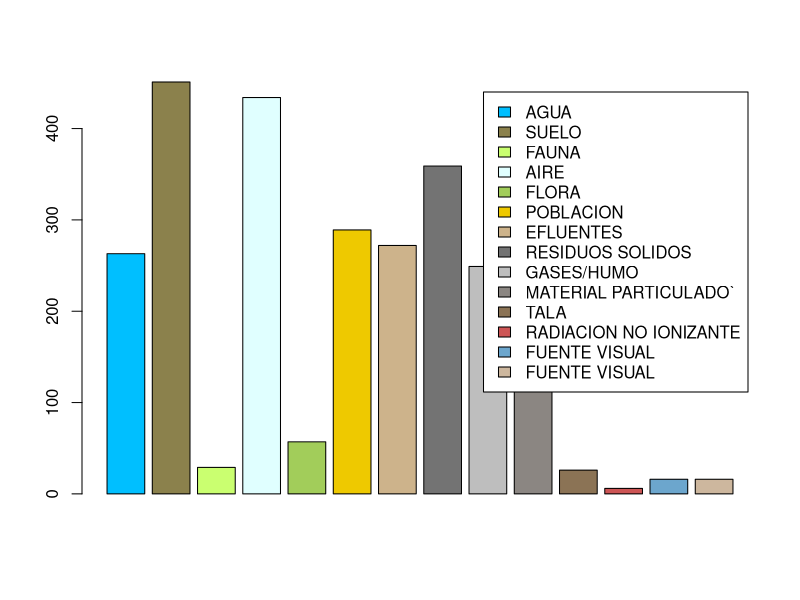
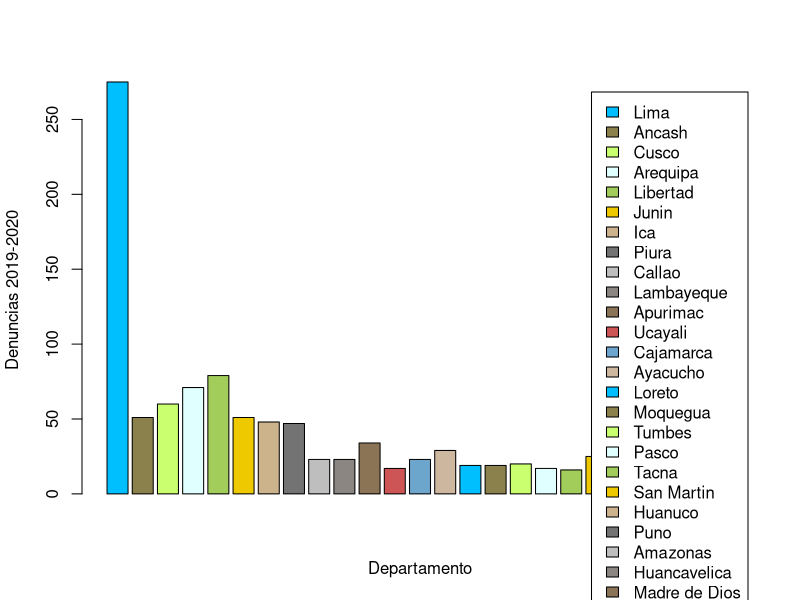
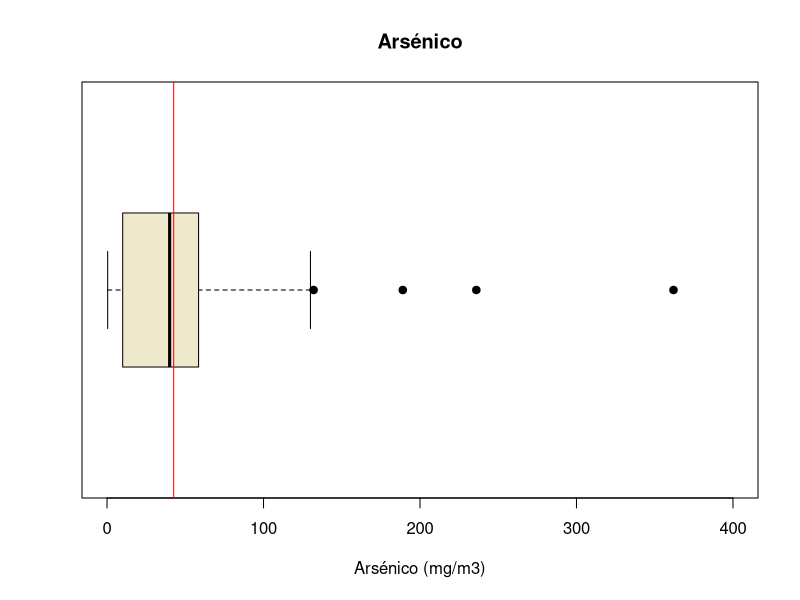
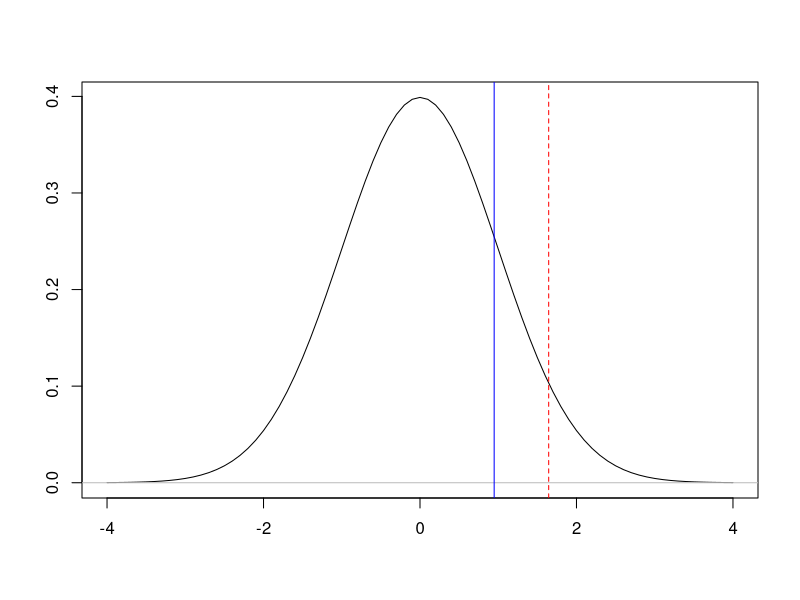
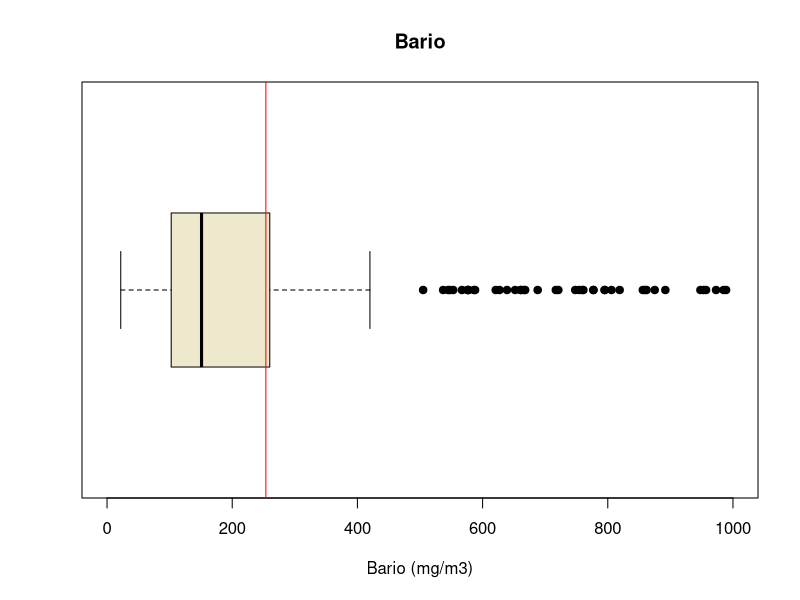
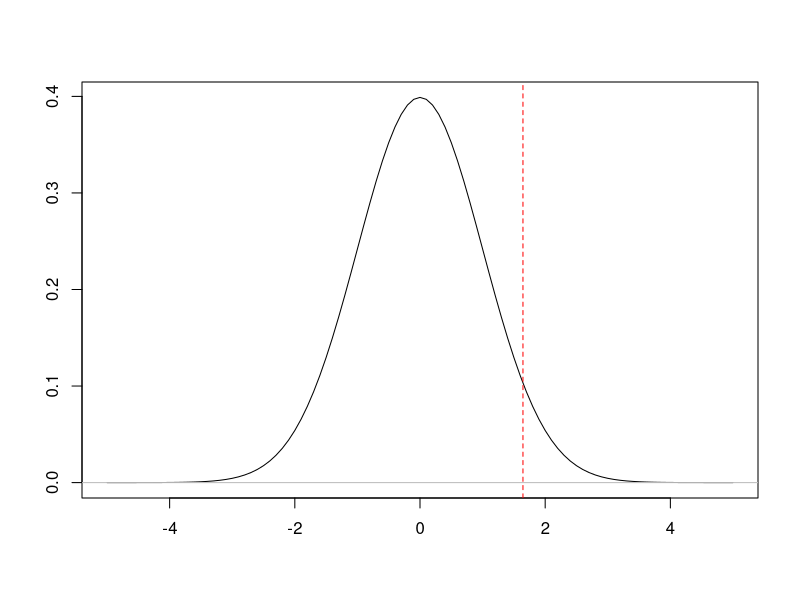
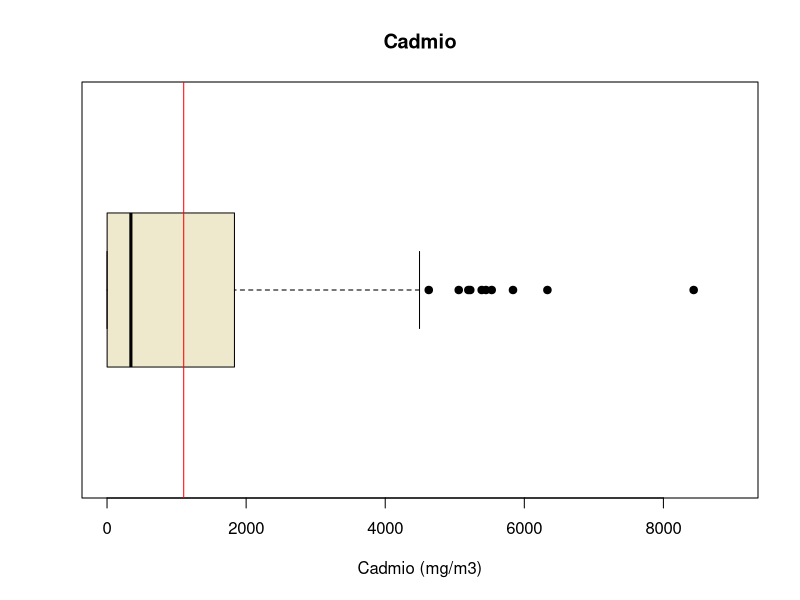
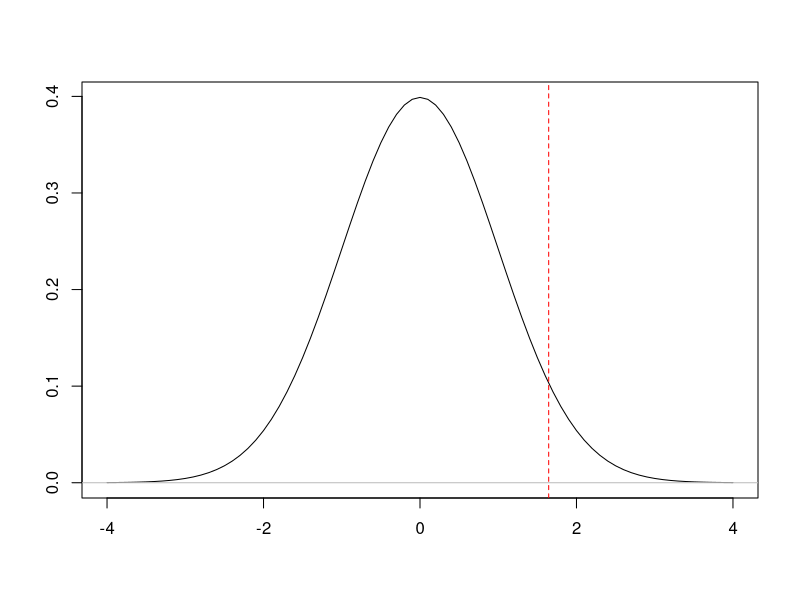

Write R code to recreate these figures, in order.
## ---- chunk 1
rm(list=ls()) 
## ---- chunk 2
library(readr)
library(dplyr)
## ---- chunk 3
DD1920 <- read_csv("Denuncias1920.csv",col_types=cols(Suelo = col_number()))
DD18 <- read_csv("Denuncias-18.csv")
CAS <- read_csv("CAS.csv", col_types = cols(Aluminio = col_number(), 
    Antimonio = col_number(), `Arsénico` = col_number(), 
    Bario = col_number(), Berilio = col_number(), 
    Bismuto = col_number(), Boro = col_number(), 
    Cadmio = col_number(), Calcio = col_number(), 
    Cerio = col_number(), `Cianuro libre` = col_number(), 
    Cobalto = col_number(), Cobre = col_number(), 
    Cromo = col_number(), `Estaño` = col_number(), 
    Estroncio = col_number(), Fósforo = col_number(), 
    Hierro = col_number(), Litio = col_number(), 
    Magnesio = col_number(), Manganeso = col_number(), 
    Mercurio = col_number(), Molibdeno = col_number(), 
    `Níquel` = col_number(), Plata = col_number(), 
    Plomo = col_number(), Potasio = col_number(), 
    Selenio = col_number(),Sodio = col_number(), Talio = col_number(), 
    Titanio = col_number(), Torio = col_number(), Uranio = col_number(), Zinc = col_number()))

## ---- chunk 4
CAA <- read_csv("CAA.csv", col_types = cols(Aluminio = col_number(), 
    `Aluminio disuelto` = col_number(), Amoniaco = col_number(), 
    Antimonio = col_number(), `Antimonio disuelto` = col_number(), 
    `Arsénico` = col_number(), `Arsénico disuelto` = col_number(), 
    Bario = col_number(), `Bario disuelto` = col_number(), 
    Berilio = col_number(), `Berilio disuelto` = col_number(), 
    Bicarbonatos = col_number(), Bismuto = col_number(), 
    `Bismuto disuelto` = col_number(), Boro = col_number(), 
    `Boro disuelto` = col_number(), Cadmio = col_number(), 
    `Cadmio disuelto` = col_number(), Calcio = col_number(), 
    `Calcio disuelto` = col_number(), Carbonatos = col_number(), 
    Caudal = col_number(), `Cianuro libre` = col_number(), 
    `Cianuro Wad` = col_number(), Cloruros = col_number(), 
    Cobalto = col_number(), `Cobalto disuelto` = col_number(), 
    Cobre = col_number(), `Cobre disuelto` = col_number(), 
    Cromo = col_number()))
## ---- chunk 5

Obs2 <- c("Observaciones","Observaciones incompletas","Datos faltantes", "Variables Totales")
N2 <- c(nrow(CAS),sum(!complete.cases(CAS)),sum(is.na(CAS)), ncol(CAS))
OB2 <- data.frame(Obs2,N2)
OB2
## ---- chunk 6
Variables <- c("Departamento", "Provincia" ,"Distrito", "Actividad económica","Tipo de contaminacion","Estado de la demanda")

`Tipo_de_Variable` <- c("Nominal","Nominal","Nominal","Nominal","Nominal", "Nominal")
Restricciones <- c("En el Peru","En el Peru", "En el Peru", "Legales","Agua, SUelo, Aire, Fauna" ,"Abierta o Cerrada")

ED <- data.frame(Variables,`Tipo_de_Variable`, Restricciones)
ED
## ---- chunk 7
Variables2 <- c("ESTE","NORTE","Aluminio","Antionio","Arsénico",	"Bario","Berilio","Bismuto","Boro","Cadmio","Calcio","Cerio","Cianuro libre","Cobalto","Cobre","Cromo","Cromo Hexavelante","Estaño", "Estroncio","Fósforo","Hierro","Litio","Magnecio","Manganeso","Mercurio","Molibdeno","Níquel","Plata","Plomo","Potasio","Selenio","Sodio","Talio","Torio")

`Tipo_de_Variable2` <- c("Discretas","Discretas","Discretas","Discretas","Discretas","Discretas","Discretas","Discretas","Discretas","Discretas","Discretas","Discretas","Discretas","Discretas","Discretas","Discretas","Discretas","Discretas","Discretas","Discretas","Discretas","Discretas","Discretas","Discretas","Discretas","Discretas","Discretas","Discretas","Discretas","Discretas","Discretas","Discretas","Discretas","Discretas")

Restricciones2  <- c("Coordenadas","Coordenadas", " 40973-5726 (ppm)","21.9-989 (ppm)", "<0.0017-9.698(ppm)","<0.4-94(ppm)","21.9-989(ppm)","<0.001-1.85(ppm)","<0.0008-2.63(ppm)","<0.18-91.2(ppm)","<0.0007-6.256(ppm)","-9748(ppm)","8.446-9496(ppm)","<0.3(ppm)","0.481-999(ppm)","1.5-98(ppm)","1.4-99(ppm","-0.4(ppm)","<0.1-1.9(ppm)","3.03-991","60-2946(ppm)","8250-100138(ppm)","0.338-992(ppm)","229-14458(ppm)","65.6-5629(ppm)","<0.03-0.33(ppm)","<0.003-7.3(ppm)","0.679-995(ppm)","<0.006-1.29(ppm)","3.79-997(ppm)","271-7913(ppm)","<0.004-3.78(ppm)","<1-992","<0.0002-2.168(ppm)")


ED2 <- data.frame(Variables2,`Tipo_de_Variable2`, Restricciones2)
ED2
## ---- chunk 8
tipo <- c("AGUA","SUELO","FAUNA","AIRE","FLORA","POBLACION","EFLUENTES","RESIDUOS SOLIDOS","GASES/HUMO","MATERIAL PARTICULADO`","TALA","RADIACION NO IONIZANTE","FUENTE VISUAL","FUENTE VISUAL")

cantidad <- c(sum(DD1920$AGUA),
sum(DD1920$SUELO),sum(DD1920$FAUNA),sum(DD1920$AIRE),
sum(DD1920$FLORA),sum(DD1920$POBLACION),sum(DD1920$EFLUENTES),sum(DD1920$`RESIDUOS SOLIDOS`),sum(DD1920$`GASES/HUMO`),sum(DD1920$`MATERIAL PARTICULADO`),sum(DD1920$TALA),sum(DD1920$`RADIACION NO IONIZANTE`),sum(DD1920$`FUENTE VISUAL`),sum(DD1920$`FUENTE VISUAL`))

colores <- c("deepskyblue1","lightgoldenrod4","darkolivegreen1", "lightcyan","darkolivegreen3","gold2","navajowhite3","gray45","gray","seashell4","burlywood4", "indianred3", "skyblue3", "bisque3")

DDA<-data.frame(tipo, cantidad)
barplot(DDA[1:14,2],legend=c("AGUA","SUELO","FAUNA","AIRE","FLORA","POBLACION","EFLUENTES","RESIDUOS SOLIDOS","GASES/HUMO","MATERIAL PARTICULADO`","TALA","RADIACION NO IONIZANTE","FUENTE VISUAL","FUENTE VISUAL"), col =colores)

## ---- chunk 9
#denuncias 2019-2020

DEP1920 <- c("Lima","Ancash","Cusco", "Arequipa","Libertad", "Junin","Ica","Piura","Callao","Lambayeque","Apurimac","Ucayali","Cajamarca","Ayacucho","Loreto" ,"Moquegua","Tumbes","Pasco","Tacna","San Martin","Huanuco","Puno","Amazonas","Huancavelica","Madre de Dios")

CAN1920 <- c(sum(DD1920$DEPARTAMENTO == "LIMA"),sum(DD1920$DEPARTAMENTO == "ANCASH"),sum(DD1920$DEPARTAMENTO == "CUSCO"),sum(DD1920$DEPARTAMENTO == "AREQUIPA"),sum(DD1920$DEPARTAMENTO == "LA LIBERTAD"),sum(DD1920$DEPARTAMENTO == "JUNIN"),sum(DD1920$DEPARTAMENTO == "ICA"),sum(DD1920$DEPARTAMENTO == "PIURA"),sum(DD1920$DEPARTAMENTO == "CALLAO"),sum(DD1920$DEPARTAMENTO == "LAMBAYEQUE"),sum(DD1920$DEPARTAMENTO == "APURIMAC"),sum(DD1920$DEPARTAMENTO == "UCAYALI"),sum(DD1920$DEPARTAMENTO == "CAJAMARCA"),sum(DD1920$DEPARTAMENTO == "AYACUCHO"),sum(DD1920$DEPARTAMENTO == "LORETO"),sum(DD1920$DEPARTAMENTO == "MOQUEGUA"),sum(DD1920$DEPARTAMENTO == "TUMBES"),sum(DD1920$DEPARTAMENTO == "PASCO"),sum(DD1920$DEPARTAMENTO == "TACNA"),sum(DD1920$DEPARTAMENTO == "SAN MARTIN"),sum(DD1920$DEPARTAMENTO == "HUANUCO"),sum(DD1920$DEPARTAMENTO == "PUNO"),sum(DD1920$DEPARTAMENTO == "AMAZONAS"),sum(DD1920$DEPARTAMENTO == "HUANCAVELICA"),sum(DD1920$DEPARTAMENTO == "MADRE DE DIOS"))

Tabla1920 <- data.frame(DEP1920,CAN1920)

barplot(Tabla1920[1:25,2],legend=c("Lima","Ancash","Cusco", "Arequipa","Libertad", "Junin","Ica","Piura","Callao","Lambayeque","Apurimac","Ucayali","Cajamarca","Ayacucho","Loreto" ,"Moquegua","Tumbes","Pasco","Tacna","San Martin","Huanuco","Puno","Amazonas","Huancavelica","Madre de Dios"),col = colores, xlab="Departamento",ylab="Denuncias 2019-2020")

## ---- chunk 10
boxplot(CAS$Arsénico, horizontal = TRUE, main = "Arsénico", col="cornsilk2", xlab= "Arsénico (mg/m3)",pch= 19, ylim=c(0,400) )
abline(v = mean(CAS$Arsénico, na.rm = TRUE, ), col = "red")
Media <- mean(CAS$Arsénico, na.rm=TRUE, col="red")
Mediana <-median(CAS$Arsénico, na.rm=TRUE)
No_contaminado <- sum(CAS$Arsénico > 0.001 & CAS$Arsénico < 250,na.rm=TRUE)
Elemento <- c("Arsénico")
Tab <- data.frame(Elemento,No_contaminado,Media,Mediana)
Tab
## ---- chunk 11


u = 40
n=227
z <- qnorm(0.95)
Media_Muestral <- mean(CAS$Arsénico, na.rm=TRUE)
Desviacion_Estandar_Muestral <- sd(CAS$Arsénico, na.rm=TRUE)
Zcritico <- (Media_Muestral-u)/(Desviacion_Estandar_Muestral/sqrt(n))

Xs <- seq(-4, 4, by = 0.1)
plot(Xs, dnorm(Xs), type = "l", col="black", xlab = "", ylab = "")
abline(v = z, lty = 2, col = "red")
abline(h = 0, col = "gray")
abline(v = Zcritico,lty = 1 , col = "blue")


## ---- chunk 12
z <- qnorm(0.95)
Zcritico <- (Media_Muestral-u)/(Desviacion_Estandar_Muestral/sqrt(n))
N<- c("Estadistico de prueba","Z critico")
Valores <- c(Zcritico,z)
Tab <- data.frame(N, Valores)
Tab
## ---- chunk 13
boxplot(CAS$Bario, horizontal = TRUE, main = "Bario", col="cornsilk2", xlab= "Bario (mg/m3)",pch= 19, ylim=c(0,1000) )
abline(v = mean(CAS$Bario, na.rm = TRUE, ), col = "red")
Media <- mean(CAS$Bario, na.rm=TRUE, col="red")
Mediana <-median(CAS$Bario, na.rm=TRUE)
No_contaminado <- sum(CAS$Bario > 0 & CAS$Bario < 750,na.rm=TRUE)
Elemento <- c("Bario")
Tab <- data.frame(Elemento,No_contaminado,Media,Mediana)
Tab

## ---- chunk 14
u = 3500
n=227
z <- qnorm(0.95)
Media_Muestral <- mean(CAS$Bario, na.rm=TRUE)
Desviacion_Estandar_Muestral <- sd(CAS$Bario, na.rm=TRUE)
Zcritico <- (Media_Muestral-u)/(Desviacion_Estandar_Muestral/sqrt(n))

Xs <- seq(-5, 5, by = 0.1)
plot(Xs, dnorm(Xs), type = "l", col="black", xlab = "", ylab = "")
abline(v = z, lty = 2, col = "red")
abline(h = 0, col = "gray")
abline(v = Zcritico,lty = 1 , col = "blue")

## ---- chunk 15
z <- qnorm(0.95)
Zcritico <- (Media_Muestral-u)/(Desviacion_Estandar_Muestral/sqrt(n))
N<- c("Estadistico de prueba","Z critico")
Valores <- c(Zcritico,z)
Tab <- data.frame(N, Valores)
Tab
## ---- chunk 16
boxplot(CAS$Cadmio, horizontal = TRUE, main = "Cadmio", col="cornsilk2", xlab= "Cadmio (mg/m3)",pch= 19, ylim=c(0,9000) )
abline(v = mean(CAS$Cadmio, na.rm = TRUE, ), col = "red")
Media <- mean(CAS$Cadmio, na.rm=TRUE, col="red")
Mediana <-median(CAS$Cadmio, na.rm=TRUE)
No_contaminado <- sum(CAS$Cadmio > 0 & CAS$Cadmio < 22,na.rm=TRUE)
Elemento <- c("Cadmio")
Tab <- data.frame(Elemento,No_contaminado,Media,Mediana)
Tab
## ---- chunk 17
u = 3
n=227
z <- qnorm(0.95)
Media_Muestral <- mean(CAS$Cadmio, na.rm=TRUE)
Desviacion_Estandar_Muestral <- sd(CAS$Cadmio, na.rm=TRUE)
Zcritico <- (Media_Muestral-u)/(Desviacion_Estandar_Muestral/sqrt(n))

Xs <- seq(-4, 4, by = 0.1)
plot(Xs, dnorm(Xs), type = "l", col="black", xlab = "", ylab = "")
abline(v = z, lty = 2, col = "red")
abline(h = 0, col = "gray")
abline(v = Zcritico,lty = 1 , col = "blue")



## ---- chunk 18
z <- qnorm(0.95)
Zcritico <- (Media_Muestral-u)/(Desviacion_Estandar_Muestral/sqrt(n))
N<- c("Estadistico de prueba","Z critico")
Valores <- c(Zcritico,z)
Tab <- data.frame(N, Valores)
Tab
## ---- chunk 19
boxplot(CAS$`Cianuro libre`, horizontal = TRUE, main = "Cianuro Libre", col="cornsilk2", xlab= "Cianuro Libre (mg/m3)",pch= 19, ylim=c(0,5) )
abline(v = mean(CAS$`Cianuro libre`, na.rm = TRUE, ), col = "red")
Media <- mean(CAS$`Cianuro libre`, na.rm=TRUE, col="red")
Mediana <-median(CAS$`Cianuro libre`, na.rm=TRUE)
No_contaminado <- sum(CAS$`Cianuro libre` > 0 & CAS$`Cianuro libre` <8 ,na.rm=TRUE)
Elemento <- c("Cianuro libre")
Tab <- data.frame(Elemento,No_contaminado,Media,Mediana)
Tab

## ---- chunk 20
boxplot(CAS$Cromo, horizontal = TRUE, main = "Cromo", col="cornsilk2", xlab= "Cromo (mg/m3)",pch= 19, ylim=c(0,100) )
abline(v = mean(CAS$Cromo, na.rm = TRUE, ), col = "red")
Media <- mean(CAS$Cromo, na.rm=TRUE, col="red")
Mediana <-median(CAS$Cromo, na.rm=TRUE)
No_contaminado <- sum(CAS$Cromo > 1 & CAS$Cromo < 1500,na.rm=TRUE)
Elemento <- c("Cromo")
Tab <- data.frame(Elemento,No_contaminado,Media,Mediana)
Tab
## ---- chunk 21
u = 100
n=227
z <- qnorm(0.95)
Media_Muestral <- mean(CAS$Cromo, na.rm=TRUE)
Desviacion_Estandar_Muestral <- sd(CAS$Cromo, na.rm=TRUE)
Zcritico <- (Media_Muestral-u)/(Desviacion_Estandar_Muestral/sqrt(n))

Xs <- seq(-50, 50, by = 0.1)
plot(Xs, dnorm(Xs), type = "l", col="black", xlab = "", ylab = "")
abline(v = z, lty = 2, col = "red")
abline(h = 0, col = "gray")
abline(v = Zcritico,lty = 1 , col = "blue")



## ---- chunk 22
z <- qnorm(0.95)
Zcritico <- (Media_Muestral-u)/(Desviacion_Estandar_Muestral/sqrt(n))
N<- c("Estadistico de prueba","Z critico")
Valores <- c(Zcritico,z)
Tab <- data.frame(N, Valores)
Tab
## ---- chunk 23
boxplot(CAS$Mercurio, horizontal = TRUE, main = "Mercurio", col="cornsilk2", xlab= "Mercurio (mg/m3)",pch= 19, ylim=c(0,7) )
abline(v = mean(CAS$Mercurio, na.rm = TRUE, ), col = "red")
Media <- mean(CAS$Mercurio, na.rm=TRUE, col="red")
Mediana <-median(CAS$Mercurio, na.rm=TRUE)
No_contaminado <- sum(CAS$Mercurio > 0 & CAS$Mercurio < 24,na.rm=TRUE)
Elemento <- c("Mercurio")
Tab <- data.frame(Elemento,No_contaminado,Media,Mediana)
Tab
## ---- chunk 24
u = 6.6
n=227
z <- qnorm(0.95)
Media_Muestral <- mean(CAS$Mercurio, na.rm=TRUE)
Desviacion_Estandar_Muestral <- sd(CAS$Mercurio, na.rm=TRUE)
Zcritico <- (Media_Muestral-u)/(Desviacion_Estandar_Muestral/sqrt(n))


Xs <- seq(-50, 10, by = 0.1)
plot(Xs, dnorm(Xs), type = "l", col="black", xlab = "", ylab = "")
abline(v = z, lty = 2, col = "red")
abline(h = 0, col = "gray")
abline(v = Zcritico,lty = 1 , col = "blue")



## ---- chunk 25
z <- qnorm(0.95)
Zcritico <- (Media_Muestral-u)/(Desviacion_Estandar_Muestral/sqrt(n))
N<- c("Estadistico de prueba","Z critico")
Valores <- c(Zcritico,z)
Tab <- data.frame(N, Valores)
Tab
## ---- chunk 26
boxplot(CAS$Plomo, horizontal = TRUE, main = "Plomo", col="cornsilk2", xlab= "Plomo (mg/m3)",pch= 19, ylim=c(0,1000) )
abline(v = mean(CAS$Plomo, na.rm = TRUE, ), col = "red")
Media <- mean(CAS$Plomo, na.rm=TRUE, col="red")
Mediana <-median(CAS$Plomo, na.rm=TRUE)
No_contaminado <- sum(CAS$Plomo > 1 & CAS$Plomo < 1500,na.rm=TRUE)
Elemento <- c("Plomo")
Tab <- data.frame(Elemento,No_contaminado,Media,Mediana)
Tab
## ---- chunk 27
u = 140
n=227
z <- qnorm(0.95)
Media_Muestral <- mean(CAS$Plomo, na.rm=TRUE)
Desviacion_Estandar_Muestral <- sd(CAS$Plomo, na.rm=TRUE)
Zcritico <- (Media_Muestral-u)/(Desviacion_Estandar_Muestral/sqrt(n))

Xs <- seq(-4, 4, by = 0.1)
plot(Xs, dnorm(Xs), type = "l", col="black", xlab = "", ylab = "")
abline(v = z, lty = 2, col = "red")
abline(h = 0, col = "gray")
abline(v = Zcritico,lty = 1 , col = "blue")



## ---- chunk 28
z <- qnorm(0.95)
Zcritico <- (Media_Muestral-u)/(Desviacion_Estandar_Muestral/sqrt(n))
N<- c("Estadistico de prueba","Z critico")
Valores <- c(Zcritico,z)
Tab <- data.frame(N, Valores)
Tab
## ---- chunk 29
boxplot(CAS$Zinc, horizontal = TRUE, main = "Zinc", col="cornsilk2", xlab= "Zinc (mg/m3)",pch= 19, ylim=c(0,1000) )
abline(v = mean(CAS$Zinc, na.rm = TRUE, ), col = "red")
Media <- mean(CAS$Zinc, na.rm=TRUE, col="red")
Mediana <-median(CAS$Zinc, na.rm=TRUE)
No_contaminado <- sum(CAS$Zinc > 1 & CAS$Zinc < 1500,na.rm=TRUE)
Elemento <- c("Níquel")
Tab <- data.frame(Elemento,No_contaminado,Media,Mediana)
Tab
## ---- chunk 30
u = 300
n=227
z <- qnorm(0.95)
Media_Muestral <- mean(CAS$Zinc, na.rm=TRUE)
Desviacion_Estandar_Muestral <- sd(CAS$Zinc, na.rm=TRUE)
Zcritico <- (Media_Muestral-u)/(Desviacion_Estandar_Muestral/sqrt(n))

Xs <- seq(-4, 4, by = 0.1)
plot(Xs, dnorm(Xs), type = "l", col="black", xlab = "", ylab = "")
abline(v = z, lty = 2, col = "red")
abline(h = 0, col = "gray")
abline(v = Zcritico,lty = 1 , col = "blue")


## ---- chunk 31
z <- qnorm(0.95)
Zcritico <- (Media_Muestral-u)/(Desviacion_Estandar_Muestral/sqrt(n))
N<- c("Estadistico de prueba","Z critico")
Valores <- c(Zcritico,z)
Tab <- data.frame(N, Valores)
Tab
## ---- chunk 32
boxplot(CAS$Cobre, horizontal = TRUE, main = "Cobre", col="cornsilk2", xlab= "Cobre (mg/m3)",pch= 19, ylim=c(0,200) )
abline(v = mean(CAS$Cobre, na.rm = TRUE, ), col = "red")
Media <- mean(CAS$Cobre, na.rm=TRUE, col="red")
Mediana <-median(CAS$Cobre, na.rm=TRUE)
No_contaminado <- sum(CAS$Cobre > 1 & CAS$Cobre < 250,na.rm=TRUE)
Elemento <- c("Cobre")
Tab <- data.frame(Elemento,No_contaminado,Media,Mediana)
Tab
## ---- chunk 33
u = 91
n=227
z <- qnorm(0.95)
Media_Muestral <- mean(CAS$Cobre, na.rm=TRUE)
Desviacion_Estandar_Muestral <- sd(CAS$Cobre, na.rm=TRUE)
Zcritico <- (Media_Muestral-u)/(Desviacion_Estandar_Muestral/sqrt(n))

Xs <- seq(-35, 10, by = 0.2)
plot(Xs, dnorm(Xs), type = "l", col="black", xlab = "", ylab = "")
abline(v = z, lty = 2, col = "red")
abline(h = 0, col = "gray")
abline(v = Zcritico,lty = 1 , col = "blue")

## ---- chunk 34
z <- qnorm(0.95)
Zcritico <- (Media_Muestral-u)/(Desviacion_Estandar_Muestral/sqrt(n))
N<- c("Estadistico de prueba","Z critico")
Valores <- c(Zcritico,z)
Tab <- data.frame(N, Valores)
Tab
## ---- chunk 35
boxplot(CAS$Cromo, horizontal = TRUE, main = "Cromo", col="cornsilk2", xlab= "Cromo (mg/m3)",pch= 19, ylim=c(0,200) )
abline(v = mean(CAS$Cromo, na.rm = TRUE, ), col = "red")
Media <- mean(CAS$Cromo, na.rm=TRUE, col="red")
Mediana <-median(CAS$Cromo, na.rm=TRUE)
No_contaminado <- sum(CAS$Cromo > 1 & CAS$Cromo < 250,na.rm=TRUE)
Elemento <- c("Cromo")
Tab <- data.frame(Elemento,No_contaminado,Media,Mediana)
Tab
## ---- chunk 36
u = 64
n=227
z <- qnorm(0.95)
Media_Muestral <- mean(CAS$Cromo, na.rm=TRUE)
Desviacion_Estandar_Muestral <- sd(CAS$Cromo, na.rm=TRUE)
Zcritico <- (Media_Muestral-u)/(Desviacion_Estandar_Muestral/sqrt(n))

Xs <- seq(-35, 10, by = 0.2)
plot(Xs, dnorm(Xs), type = "l", col="black", xlab = "", ylab = "")
abline(v = z, lty = 2, col = "red")
abline(h = 0, col = "gray")
abline(v = Zcritico,lty = 1 , col = "blue")

## ---- chunk 37
z <- qnorm(0.95)
Zcritico <- (Media_Muestral-u)/(Desviacion_Estandar_Muestral/sqrt(n))
N<- c("Estadistico de prueba","Z critico")
Valores <- c(Zcritico,z)
Tab <- data.frame(N, Valores)
Tab
## ---- chunk 38
boxplot(CAS$Aluminio, horizontal = TRUE, main = "Aluminio", col="cornsilk2", xlab= "Aluminio (mg/m3)",pch= 19, ylim=c(0,45000) )
abline(v = mean(CAS$Aluminio, na.rm = TRUE, ), col = "red")
Media <- mean(CAS$Aluminio, na.rm=TRUE, col="red")
Mediana <-median(CAS$Aluminio, na.rm=TRUE)
Tab <- data.frame(Media,Mediana)
Tab
## ---- chunk 39
boxplot(CAS$Antimonio, horizontal = TRUE, main = "Antimonio", col="cornsilk2", xlab= "Antimonio (mg/m3)",pch= 19, ylim=c(0,9500) )
abline(v = mean(CAS$Antimonio, na.rm = TRUE, ), col = "red")
Media <- mean(CAS$Antimonio, na.rm=TRUE, col="red")
Mediana <-median(CAS$Antimonio, na.rm=TRUE)
Tab <- data.frame(Media,Mediana)
Tab
## ---- chunk 40
l1<- lm(CAS$Mercurio~CAS$Plomo)
cor(CAS$Mercurio,CAS$Plomo)
plot(CAS$Plomo,CAS$Mercurio,pch=20, col=rgb(0,0,0,0.3),xlim=c(0,1300))
abline(l1, col="red")
## ---- chunk 41
l1 <- lm(CAS$Mercurio~CAS$Bario)
cor(CAS$Mercurio,CAS$Bario)
plot(CAS$Bario,CAS$Mercurio,pch=20, col=rgb(0,0,0,0.3),xlim=c(0,1300))
abline(l1, col="red")
## ---- chunk 42
l1 <- lm(CAS$Mercurio~CAS$Cadmio)
plot(CAS$Cadmio,CAS$Mercurio,pch=20, col=rgb(0,0,0,0.3),xlim=c(0,10300))
abline(l1, col="red")
cor(CAS$Mercurio,CAS$Cadmio, use="complete.obs")
## ---- chunk 43
l1 <- lm(CAS$Mercurio~CAS$Cobalto)
plot(CAS$Cobalto,CAS$Mercurio,pch=20, col=rgb(0,0,0,0.3),xlim=c(0,1300))
abline(l1, col="red")
cor(CAS$Mercurio,CAS$Cobalto,use="complete.obs")
## ---- chunk 44
l1 <- lm(CAS$Plomo~CAS$Bario)
plot(CAS$Bario,CAS$Plomo,pch=20, col=rgb(0,0,0,0.3),xlim=c(0,1000))
abline(l1, col="red")
cor(CAS$Plomo,CAS$Bario,use="complete.obs")
## ---- chunk 45
l1 <- lm(CAS$Cobalto~CAS$Bario)
plot(CAS$Bario,CAS$Cobalto,pch=20, col=rgb(0,0,0,0.3),xlim=c(0,1000))
abline(l1, col="red")
cor(CAS$Bario,CAS$Cobalto,use="complete.obs")
## ---- chunk 46
l1 <- lm(CAS$Cadmio~CAS$Plomo)
plot(CAS$Plomo,CAS$Cadmio,pch=20, col=rgb(0,0,0,0.3),xlim=c(0,1300))
abline(l1, col="red")
cor(CAS$Plomo,CAS$Cadmio,use="complete.obs")
